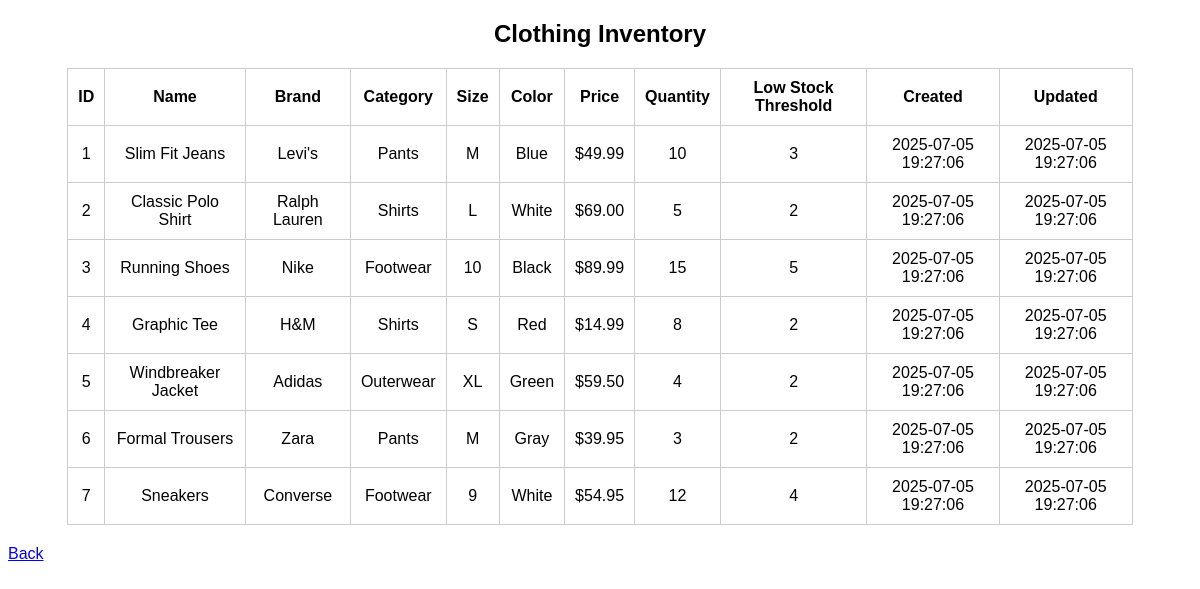
The page /Local_Retail_Clothing_Stock_Manager/view_inventory.php (signed in) on the database its author committed.
### tables this page shows
CREATE TABLE IF NOT EXISTS product (
  idproduct INT NOT NULL AUTO_INCREMENT,
  name VARCHAR(45),
  brand VARCHAR(45),
  category VARCHAR(45),
  size VARCHAR(45),
  color VARCHAR(45),
  price VARCHAR(45),
  quantity INT,
  low_stock_threshold INT,
  created_at DATETIME,
  updated_at DATETIME,
  status ENUM('pending', 'approved', 'rejected') DEFAULT 'pending',
  PRIMARY KEY (idproduct)
);

### Local_Retail_Clothing_Stock_Manager/view_inventory.php (the view, shortened to what this page needs)
<?php
require_once 'db_connect.php';
$sql = "SELECT * FROM product ORDER BY idproduct ASC";
$result = $conn->query($sql);
?>
<!DOCTYPE html>
<html>
<head>
</head>
<body>
<h2>Clothing Inventory</h2>
<table>
    <tr>
        <th>ID</th>
        <th>Name</th>
        <th>Brand</th>
        <th>Category</th>
        <th>Size</th>
        <th>Color</th>
        <th>Price</th>
        <th>Quantity</th>
        <th>Low Stock Threshold</th>
        <th>Created</th>
        <th>Updated</th>
    </tr>
    <?php if ($result && $result->num_rows > 0): ?>
        <?php while ($row = $result->fetch_assoc()): ?>
            <tr class="<?= ($row['quantity'] <= $row['low_stock_threshold']) ? 'low-stock' : '' ?>">
                <td><?= $row['idproduct'] ?></td>
                <td><?= $row['name'] ?></td>
                <td><?= $row['brand'] ?></td>
                <td><?= $row['category'] ?></td>
                <td><?= $row['size'] ?></td>
                <td><?= $row['color'] ?></td>
                <td><?= $row['price'] ?></td>
                <td><?= $row['quantity'] ?></td>
                <td><?= $row['low_stock_threshold'] ?></td>
                <td><?= $row['created_at'] ?></td>
                <td><?= $row['updated_at'] ?></td>
            </tr>
        <?php endwhile; ?>
    <?php else: ?>
        <tr><td colspan="11">No products found.</td></tr>
    <?php endif; ?>
</table>
<a href="<?php echo ($_SESSION['role'] === 'admin') ? 'dashboard.php' : 'employee_dashboard.php'; ?>">Back</a>
</body>
</html>

### Local_Retail_Clothing_Stock_Manager/view_inventory.php (style rules this page uses)
body { font-family: Arial, sans-serif; }
h2 { text-align: center; }
table { margin: 20px auto; border-collapse: collapse; width: 90%; }
th, td { padding: 10px; border: 1px solid #ccc; text-align: center; }

### rows shown on the page
product: idproduct "1", name "Slim Fit Jeans", brand "Levi's", category "Pants", size "M", color "Blue", price "$49.99", quantity "10", low_stock_threshold "3", created_at "2025-07-05 19:27:06", updated_at "2025-07-05 19:27:06"
product: idproduct "2", name "Classic Polo Shirt", brand "Ralph Lauren", category "Shirts", size "L", color "White", price "$69.00", quantity "5", low_stock_threshold "2", created_at "2025-07-05 19:27:06", updated_at "2025-07-05 19:27:06"
product: idproduct "3", name "Running Shoes", brand "Nike", category "Footwear", size "10", color "Black", price "$89.99", quantity "15", low_stock_threshold "5", created_at "2025-07-05 19:27:06", updated_at "2025-07-05 19:27:06"
product: idproduct "4", name "Graphic Tee", brand "H&M", category "Shirts", size "S", color "Red", price "$14.99", quantity "8", low_stock_threshold "2", created_at "2025-07-05 19:27:06", updated_at "2025-07-05 19:27:06"
product: idproduct "5", name "Windbreaker Jacket", brand "Adidas", category "Outerwear", size "XL", color "Green", price "$59.50", quantity "4", low_stock_threshold "2", created_at "2025-07-05 19:27:06", updated_at "2025-07-05 19:27:06"
product: idproduct "6", name "Formal Trousers", brand "Zara", category "Pants", size "M", color "Gray", price "$39.95", quantity "3", low_stock_threshold "2", created_at "2025-07-05 19:27:06", updated_at "2025-07-05 19:27:06"
product: idproduct "7", name "Sneakers", brand "Converse", category "Footwear", size "9", color "White", price "$54.95", quantity "12", low_stock_threshold "4", created_at "2025-07-05 19:27:06", updated_at "2025-07-05 19:27:06"
